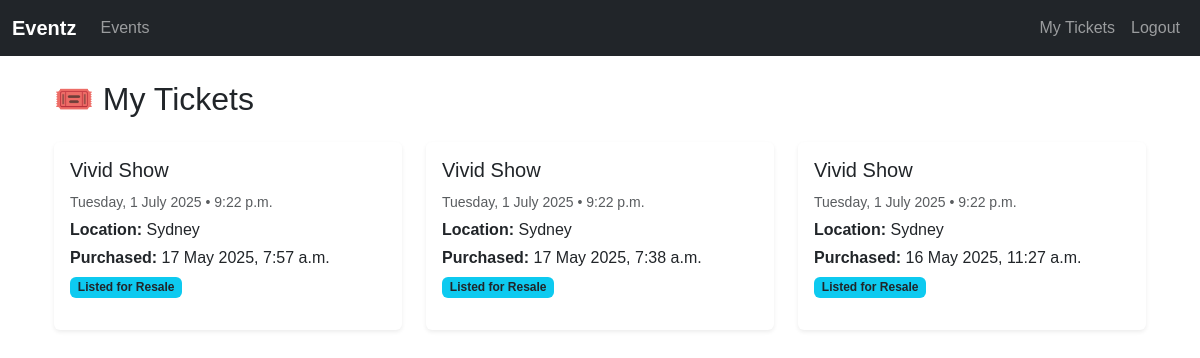
Before: /my-tickets/ (signed in) with the older database file.
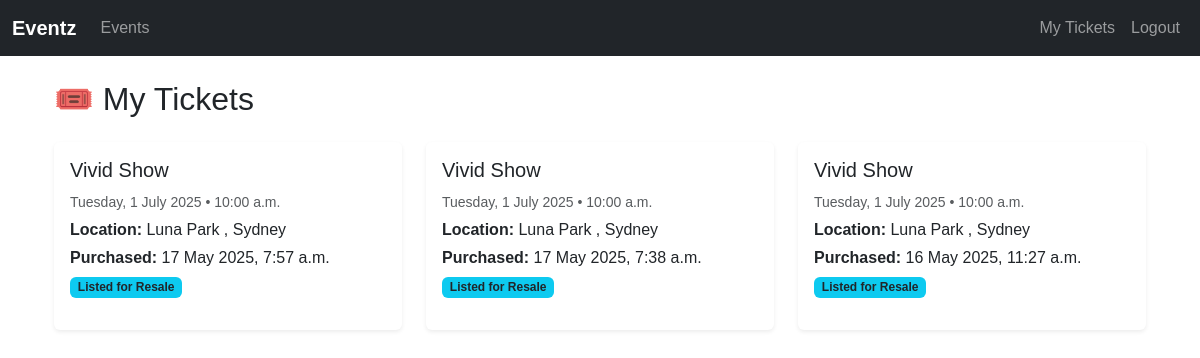
After: the same page with the newer database file.
### events/models.py (models this page shows, shortened)
class Ticket(models.Model):
    event = models.ForeignKey(Event, on_delete=models.CASCADE, related_name="tickets")
    buyer = models.ForeignKey(User, on_delete=models.CASCADE, related_name="tickets")
    purchase_time = models.DateTimeField(auto_now_add=True)
    is_resale = models.BooleanField(default=False, help_text="True if this ticket was resold")
    for_sale = models.BooleanField(default=False, help_text="Ticket put up for resale by owner")
    resale_price = models.DecimalField(max_digits=8, decimal_places=2, null=True, blank=True,
                                       help_text="Price set for resale (if for_sale=True)")

class Event(models.Model):
    title = models.CharField("Event Title", max_length=200)
    description = models.TextField(blank=True)
    category = models.ForeignKey(Category, on_delete=models.SET_NULL, null=True, blank=True)
    start_time = models.DateTimeField("Start Date & Time")
    end_time = models.DateTimeField("End Date & Time", null=True, blank=True)
    location = models.CharField(max_length=200)
    organizer = models.ForeignKey(User, on_delete=models.CASCADE, related_name="organized_events")
    price = models.DecimalField(max_digits=8, decimal_places=2, default=0.00,
                                help_text="Ticket price (set 0 for free event)")
    capacity = models.PositiveIntegerField(null=True, blank=True, help_text="Max tickets available (blank if unlimited)")
    image = models.ImageField(upload_to='events/images/', blank=True, null=True)

### events/views.py (the view)
# urls.py: path('my-tickets/', views.my_tickets, name='my_tickets'),
@login_required
def my_tickets(request):
    tickets = Ticket.objects.filter(buyer=request.user).select_related('event').order_by('-purchase_time')
    return render(request, 'events/my_tickets.html', {'tickets': tickets})

### events/templatetags/auth_tags.py (called while the page is built)
@register.filter
def is_organizer(user):
    return user.groups.filter(name='Organizers').exists()

### events/templates/events/my_tickets.html (shortened to what this page needs)
{% extends 'events/base.html' %}
{% block content %}
<div class="container mt-4">
  <h2 class="mb-4">🎟️ My Tickets</h2>
  {% if tickets %}
    <div class="row g-4">
      {% for ticket in tickets %}
        <div class="col-12 col-md-6 col-lg-4">
          <div class="card shadow-sm h-100 border-0">
            <div class="card-body">
              <h5 class="card-title">{{ ticket.event.title }}</h5>
              <p class="card-text mb-1">
                <small class="text-muted">
                  {{ ticket.event.start_time|date:"l, j F Y" }} &bull; {{ ticket.event.start_time|time:"g:i a" }}
                </small>
              </p>
              <p class="mb-1"><strong>Location:</strong> {{ ticket.event.location }}</p>
              <p class="mb-1">
                <strong>Purchased:</strong>
                {{ ticket.purchase_time|date:"j M Y, g:i a" }}
              </p>
              {% if ticket.for_sale %}
                <span class="badge bg-info text-dark">Listed for Resale</span>
              {% endif %}
            </div>
            <div class="card-footer bg-transparent border-0 text-end">
            </div>
          </div>
        </div>
      {% endfor %}
    </div>
  {% else %}
    <div class="alert alert-warning mt-3">You have not purchased any tickets yet.</div>
  {% endif %}
</div>
{% endblock %}

Changed rows visible on the page:
changed through a linked row, Ticket "17 May 2025, 7:57 a.m.": event.start_time "9:22 p.m." → "10:00 a.m."; event.location "Sydney" → "Luna Park , Sydney"
changed through a linked row, Ticket "17 May 2025, 7:38 a.m.": event.start_time "9:22 p.m." → "10:00 a.m."; event.location "Sydney" → "Luna Park , Sydney"
changed through a linked row, Ticket "16 May 2025, 11:27 a.m.": event.start_time "9:22 p.m." → "10:00 a.m."; event.location "Sydney" → "Luna Park , Sydney"
